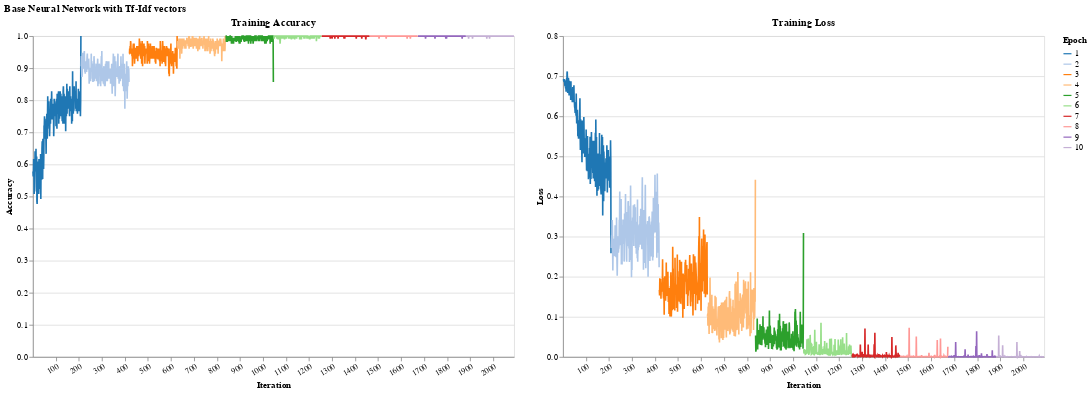

Write notebook code for a chart like this one.
### Code cell
# Parameters finding

print("Train model")
models_dir = Path('models/gb')

if not models_dir.exists():
    models_dir.mkdir(parents=True, exist_ok=True)

train_config = TrainConfig(
    num_epochs      = 10,
    early_stop      = False,
    violation_limit = 5,
    optimizer_params= {"lr": 0.0001, "weight_decay": 0.001, }
)

dataloader = DataLoader(train_data_nn, batch_size=128, shuffle=True)

USE_CACHE = False

model_nn = NeuralNetwork(
    input_size=len(tfidf_encoder.vocabulary_),
    hidden_size=128,
    device='cpu'
)

if (models_dir / 'model_nn.pt').exists() and USE_CACHE:
    model_nn = load_model(model_nn, models_dir, 'model_nn')
else:
    model_nn.fit(dataloader, train_config, disable_progress_bar=False)
    save_model(model_nn, models_dir, "model_nn")


with torch.no_grad():
    # X_test = torch.stack([dta[0] for dta in test])
    X_test = torch.stack([test[0] for test in test_data_nn]).to(model_nn.device)
    y_test = torch.stack([test[1] for test in test_data_nn]).to(model_nn.device)
    y_pred = model_nn.predict(X_test)


print(precision_recall_fscore_support(y_test, y_pred, average='binary'))
print("AUC", roc_auc_score(y_test, y_pred))

# Plot training accuracy and loss side-by-side
plot_results(model_nn, train_config, dataloader)

### Figure 1 — Vega-Lite specification as saved in the notebook (floating-point values rounded to 4 significant figures; data arrays with more than 128 entries replaced by an {"elided": "..."} marker saying what was removed)
{"config": {"view": {"continuousWidth": 300, "continuousHeight": 300}}, "hconcat": [{"mark": {"type": "line"}, "encoding": {"color": {"field": "epoch", "scale": {"scheme": "category20"}, "title": "Epoch", "type": "nominal"}, "x": {"axis": {"labelAngle": -30, "title": "Iteration", "values": [0, 100, 200, 300, 400, 500, 600, 700, 800, 900, 1000, 1100, 1200, 1300, 1400, 1500, 1600, 1700, 1800, 1900, 2000]}, "field": "iteration", "type": "nominal"}, "y": {"axis": {"title": "Accuracy"}, "field": "training_acc", "type": "quantitative"}}, "height": 400, "title": "Training Accuracy", "width": 600}, {"mark": {"type": "line"}, "encoding": {"color": {"field": "epoch", "scale": {"scheme": "category20"}, "title": "Epoch", "type": "nominal"}, "x": {"axis": {"labelAngle": -30, "title": "Iteration", "values": [0, 100, 200, 300, 400, 500, 600, 700, 800, 900, 1000, 1100, 1200, 1300, 1400, 1500, 1600, 1700, 1800, 1900, 2000]}, "field": "iteration", "type": "nominal"}, "y": {"axis": {"title": "Loss"}, "field": "training_loss", "type": "quantitative"}}, "height": 400, "title": "Training Loss", "width": 600}], "data": {"name": "data-6f7b914d55cc10ec2a2f5d154a020679"}, "title": "Base Neural Network with Tf-Idf vectors", "$schema": "https://vega.github.io/schema/vega-lite/v5.17.0.json", "datasets": {"data-6f7b914d55cc10ec2a2f5d154a020679": {"elided": "2090 records"}}}
